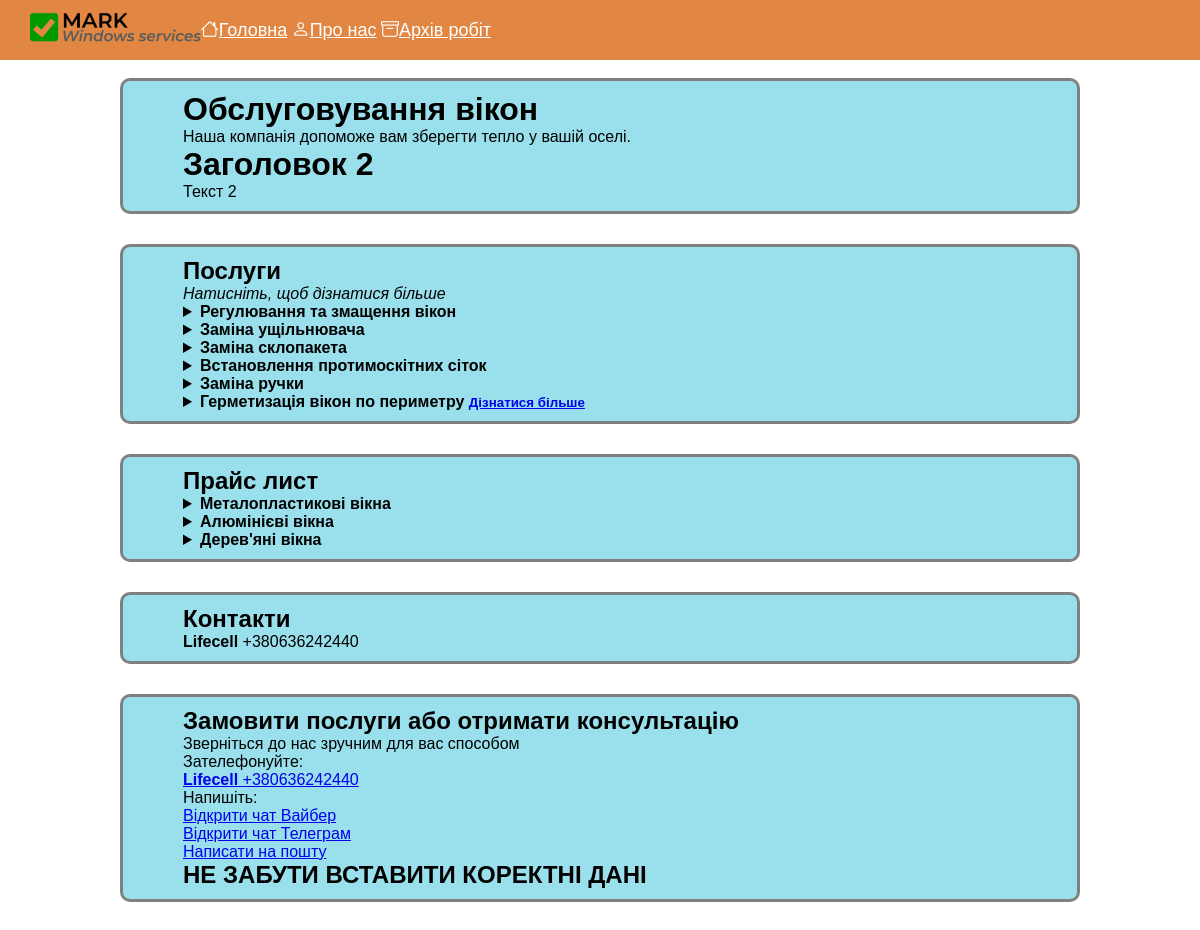
The page / on the database its author committed.
### main_app/models.py (models this page shows, shortened)
class Offer(models.Model):
    title = models.CharField(max_length=80)
    text = models.TextField()

class Service(models.Model):
    title = models.CharField(max_length=80)
    text = models.TextField()
    link = models.CharField(max_length=80, blank=True)

class Contact(models.Model):
    operator = models.CharField(max_length=20)
    phone_number = models.CharField(max_length=20)

### main_app/views.py (the view)
# urls.py: path('', views.index, name = 'index'),
def index(request):
    context = {
        'offer': Offer.objects.all(), 'service':Service.objects.all(), 'm_plast_price': MPlast_Price.objects.all(), 'aluminium_price': Aluminium_Price.objects.all(),'wood_price': Wood_Price.objects.all(), 'contact':Contact.objects.all()
    }
    return render(request, 'main_app/index.html', context)

### main_app/templates/main_app/index.html (shortened to what this page needs)
{% extends 'main_app/layout.html' %}
{% block content %}
<div id="offer">
    {% for o in offer %}
        <h1>{{ o.title }}</h1>
        <p>{{ o.text }}</p>
    {% endfor %}
</div>
<div>
    <h2>Послуги</h2><i>Натисніть, щоб дізнатися більше</i>
    <ul type="none">
    {% for s in service %}
    <li>
        <details>
            <summary><b>{{ s.title }}
            {% if s.link%}
            <a href={{s.link}}> <small>Дізнатися більше</small></a>
            {% endif %}
            </b></summary>
        </details>
    </li>
    {% endfor %}
    </ul>
</div>
    <div>
        <h2>Прайс лист</h2>
        <details>
            <summary><b>Металопластикові вікна</b></summary>
        </details>
    <details>
        <summary><b>Алюмінієві вікна</b></summary>
    </details>
    <details>
        <summary><b>Дерев'яні вікна</b></summary>
    </details>
</div>
    <div>
        <h2>Контакти</h2>
        {% for с in contact %}
           <b>{{ с.operator }}</b> {{ с.phone_number }} <br>
        {% endfor %}
    </div>
    {% include 'main_app/client_contact_form.html' %}
    {% endblock %}

### main_app/templates/main_app/client_contact_form.html (shortened to what this page needs)
<!DOCTYPE html>
<html lang="en">
<head>
</head>
<body>
    <div>
    <h2>Замовити послуги або отримати консультацію</h2>
    Зверніться до нас зручним для вас способом<br>
    Зателефонуйте:<br>
    {% for с in contact %}
    <a href="tel:{{ с.phone_number }}" data-rel="external"> <b>{{ с.operator }}</b> {{ с.phone_number }}</a>
    <br>
    {% endfor %}
    Напишіть:<br>
    <a href="viber://chat?number=0939864178">Відкрити чат Вайбер</a><br>
    <a href="https://t.me/anton_nazaruk">Відкрити чат Телеграм</a><br>
    <a href="mailto:nazarukav@gmail.com" data-rel="external">Написати на пошту</a><br />
    <h2>НЕ ЗАБУТИ ВСТАВИТИ КОРЕКТНІ ДАНІ</h2>
</div>
</body>
</html>

### static/css/style.css (style rules this page uses)
* { margin:0; padding:0 }
body { font-family: 'Franklin Gothic Medium', 'Arial Narrow', Arial, sans-serif; height: 1000px; }
div { background-color:rgba(147, 222, 235, 0.932); border: 3px grey; border-style:solid ; border-radius: 10px; padding-left: 5%; padding-right: 5%; padding-top: 10px; padding-bottom: 10px; margin: 2.5% 10%; }
#offer { margin-top: 60px; }

### rows shown on the page
Offer: title "Обслуговування вікон", text "Наша компанія допоможе вам зберегти тепло у вашій оселі."
Offer: title "Заголовок 2", text "Текст 2"
Service: title "Регулювання та змащення вікон"
Service: title "Заміна ущільнювача"
Service: title "Заміна склопакета"
Service: title "Встановлення протимоскітних сіток"
Service: title "Заміна ручки"
Service: title "Герметизація вікон по периметру"
Contact: operator "Lifecell", phone_number "+380636242440"
